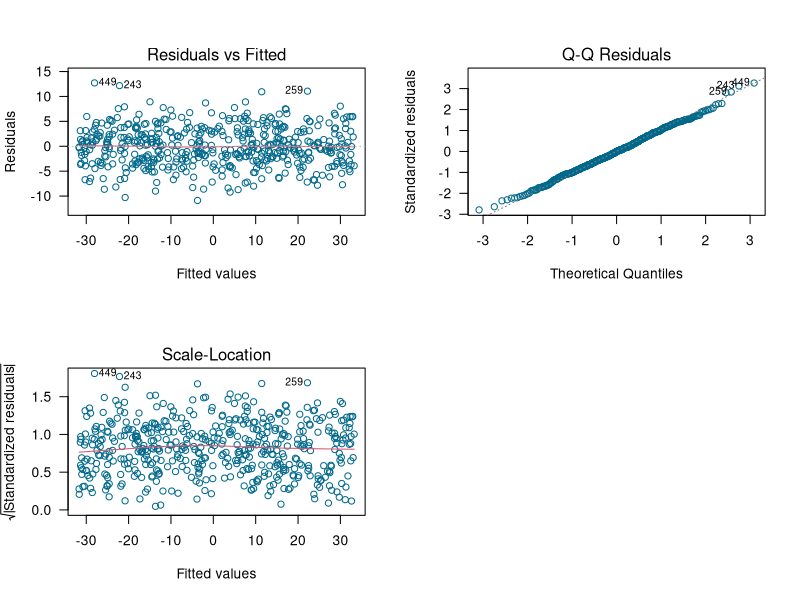
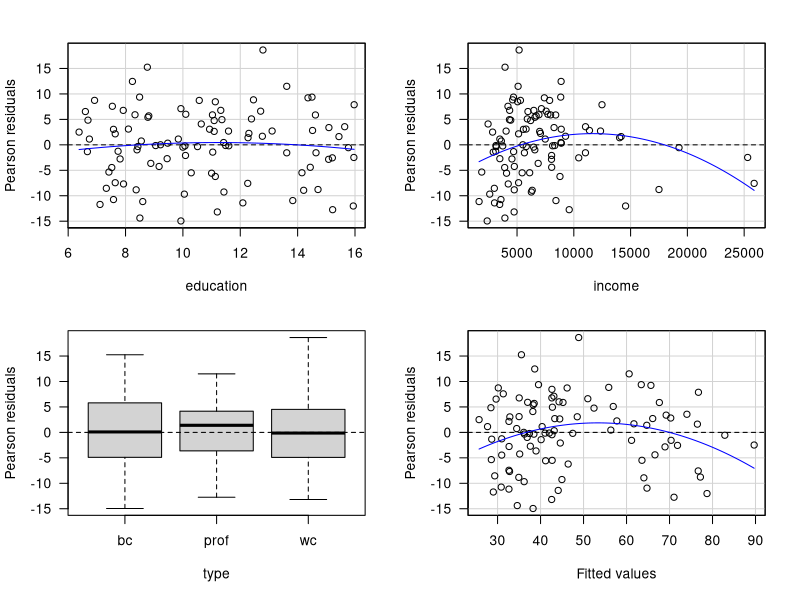
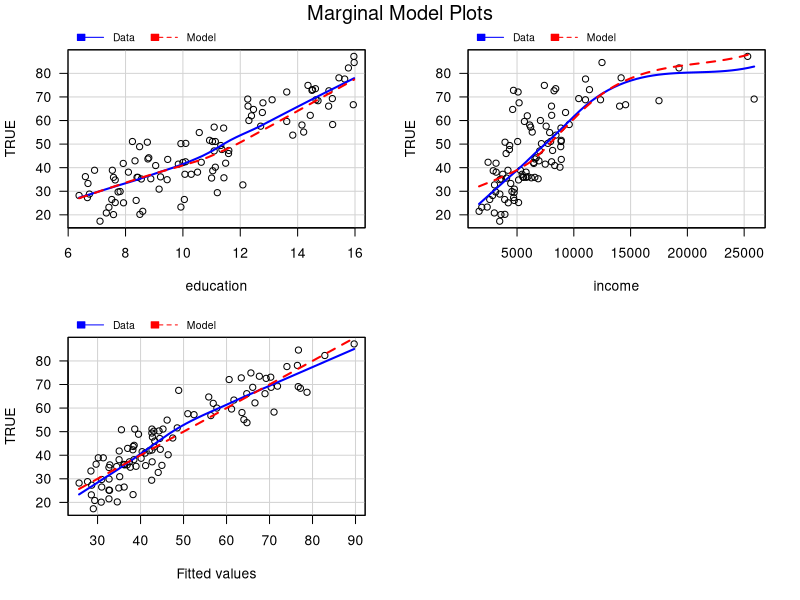
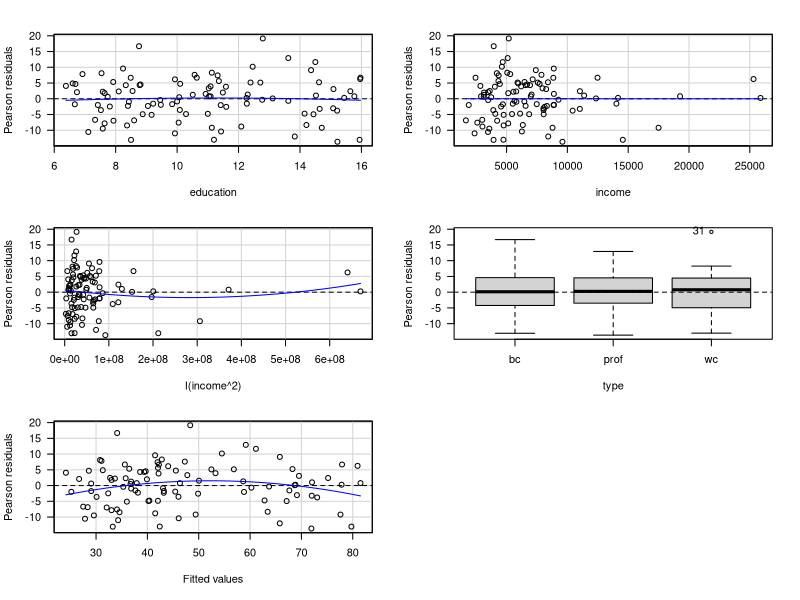

These charts were generated, in order, by the following R code:
## ---- chunk 1
x <- c(4, 6, 8, 7, 8, 5)
y <- c(1, 2, 3, 4, 5, 4)
w <- c(0.1, 0.1, 0.2, 0.1, 0.2, 0.9)
## ---- chunk 2
mod <- lm(y ~ x, weights=w)

ei <- y - fitted(mod)
pi <- ei * sqrt(mod$weights)
hii <- lm.influence(mod)$hat
di <- ei * sqrt(mod$weights) / sqrt(summary(mod)$sigma^2 * (1-hii))
ri <- ei * sqrt(mod$weights) / sqrt(lm.influence(mod)$sigma^2 * (1-hii))

cbind(ei=ei, pi=pi, di=di, ri=ri)
## ---- chunk 3
cbind(ei=residuals(mod, type='working'),
      pi=residuals(mod, type='pearson'),
      di=rstandard(mod),
      ri=rstudent(mod))
## ---- chunk 4
gen_dat <- function(n) {
  varianza <- 16
  x <- runif(n=n, min=-5, max=6)
  media <- 4 - 6 * x
  y <- rnorm(n=n, mean=media, sd=sqrt(varianza))
  marco_datos <- data.frame(y=y, x=x)
  return(marco_datos)
}

datos <- gen_dat(n=500)
mod <- lm(y ~ x, data=datos)
## ---- chunk 5
par(mfrow=c(2, 2))
plot(mod, las=1, col='deepskyblue4', which=1:3)
## ---- chunk 6
library(car)
prestige_mod1 <- lm (prestige ~ education + income + type, data=Prestige)
## ---- chunk 7
residualPlots(prestige_mod1, las=1)
## ---- chunk 8
marginalModelPlots(prestige_mod1, las=1)
## ---- chunk 9
prestige_mod2 <- lm (prestige ~ education + income + I(income^2) + type, data=Prestige)
## ---- chunk 10
residualPlots(prestige_mod2, las=1)
## ---- chunk 11
anova(prestige_mod1, prestige_mod2)
